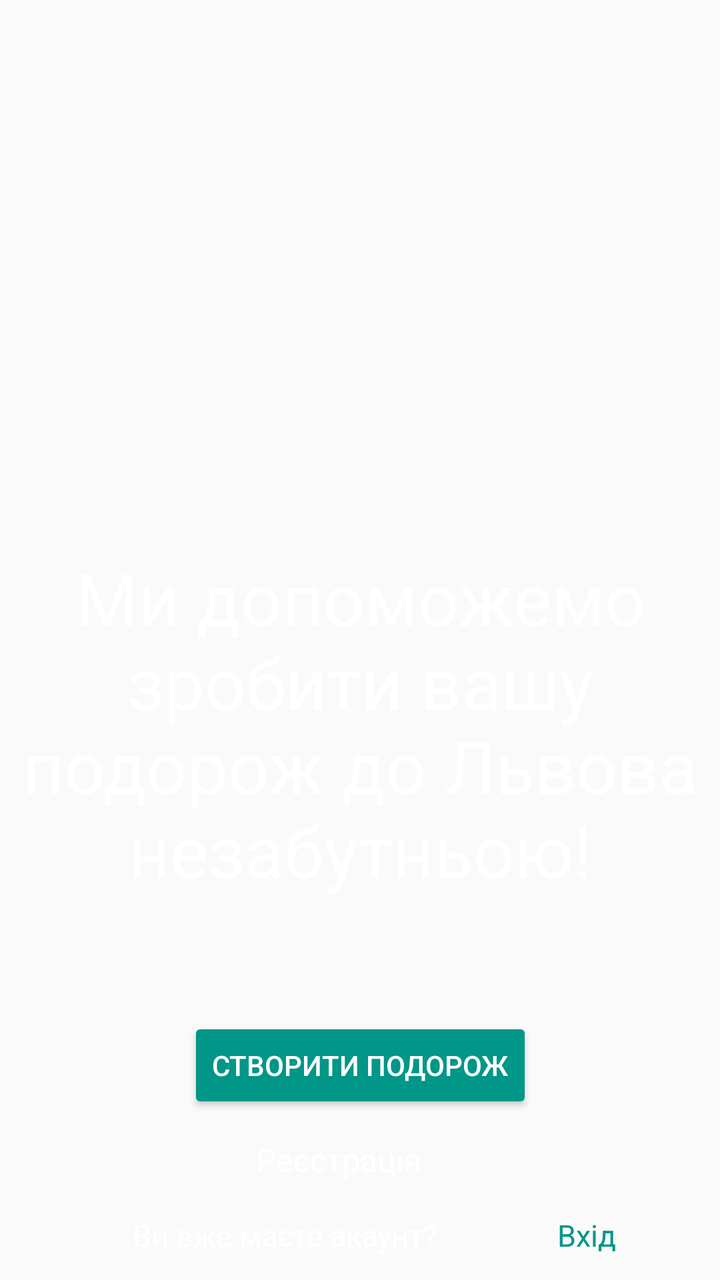
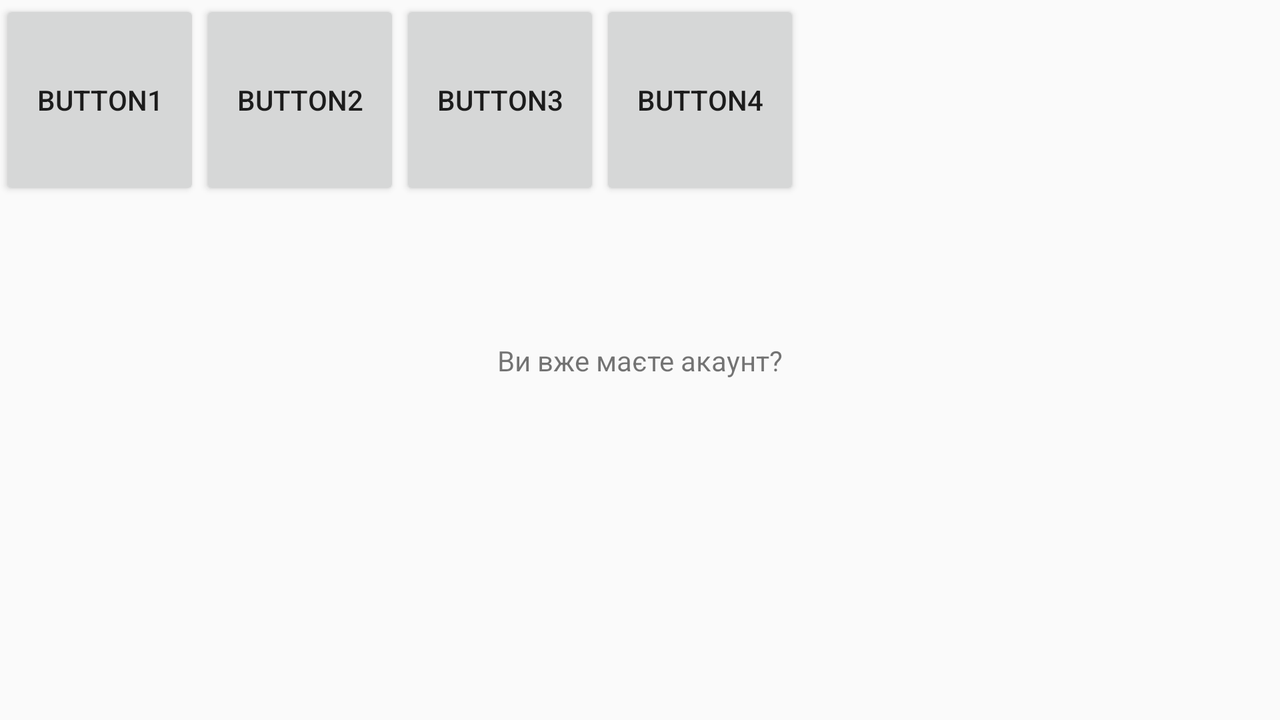

The same Android screen from two of the app's own layout files: first res/layout/ as a phone draws it, then the repository's variant for another configuration, drawn on a device whose configuration selects that folder. Both files follow.
<!-- AndroidManifest.xml: application theme AppTheme -->
<!-- res/layout/main.xml -->
<?xml version="1.0" encoding="utf-8"?>
<android.support.constraint.ConstraintLayout xmlns:android="http://schemas.android.com/apk/res/android"

    xmlns:app="http://schemas.android.com/apk/res-auto"
    xmlns:tools="http://schemas.android.com/tools"
    android:layout_width="match_parent"
    android:layout_height="match_parent"
    android:background="@drawable/background_2"
    tools:context="com.fedyushko.lilia.p0031_firstprogect.MainActivity">



    <RelativeLayout
        android:id="@+id/linearLayout1"
        android:layout_width="128dp"
        android:layout_height="wrap_content"

        android:orientation="vertical"
        tools:layout_editor_absoluteY="0dp"
        tools:layout_editor_absoluteX="8dp">


    </RelativeLayout>

    <Button
        android:id="@+id/button1"
        style="@style/Widget.AppCompat.Button.Colored"
        android:layout_width="wrap_content"
        android:layout_height="wrap_content"
        android:text="@string/txt_for_button"
        app:layout_constraintBottom_toBottomOf="parent"
        app:layout_constraintLeft_toLeftOf="parent"
        app:layout_constraintRight_toRightOf="parent"
        app:layout_constraintTop_toTopOf="parent"
        app:layout_constraintVertical_bias="0.859"
        />

    <TextView
        android:id="@+id/myText"
        style="@android:style/Widget.DeviceDefault.Light.TextView"
        android:layout_width="wrap_content"

        android:layout_height="wrap_content"
        android:text="@string/txt1"
        android:textColor="@android:color/background_light"
        android:textSize="15sp"
        app:layout_constraintBottom_toBottomOf="parent"
        app:layout_constraintHorizontal_bias="0.320"
        app:layout_constraintLeft_toLeftOf="parent"
        app:layout_constraintRight_toRightOf="parent"
        app:layout_constraintTop_toTopOf="parent"
        app:layout_constraintVertical_bias="0.98" />

    <TextView
        android:id="@+id/myText2"
        android:layout_width="wrap_content"
        android:layout_height="wrap_content"
        android:ems="10"
        android:text="@string/motto"
        android:textAlignment="center"
        android:textColor="@android:color/background_light"
        android:textSize="36sp"
        app:layout_constraintBottom_toBottomOf="parent"
        app:layout_constraintHorizontal_bias="0.442"
        app:layout_constraintLeft_toLeftOf="parent"
        app:layout_constraintRight_toRightOf="parent"
        app:layout_constraintTop_toTopOf="parent"
        app:layout_constraintVertical_bias="0.59" />

    <TextView
        android:id="@+id/myText3"
        android:layout_width="wrap_content"
        android:layout_height="wrap_content"
        android:ems="10"
        android:text="@string/action_sign_in"
        android:textColor="@color/accent_material_light"
        android:textSize="15sp"
        app:layout_constraintBottom_toBottomOf="parent"
        app:layout_constraintHorizontal_bias="1.52"
        app:layout_constraintLeft_toLeftOf="parent"
        app:layout_constraintRight_toRightOf="parent"
        app:layout_constraintTop_toTopOf="parent"
        app:layout_constraintVertical_bias="0.98"
        android:clickable="true"/>

    <TextView
        android:id="@+id/myText4"
        android:layout_width="wrap_content"
        android:layout_height="wrap_content"
        android:text="@string/action_regestration"
        android:textAlignment="center"
        android:textColor="@android:color/background_light"
        android:textSize="16sp"
        app:layout_constraintBottom_toBottomOf="parent"
        app:layout_constraintHorizontal_bias="0.46"
        app:layout_constraintLeft_toLeftOf="parent"
        app:layout_constraintRight_toRightOf="parent"
        app:layout_constraintTop_toTopOf="parent"
        app:layout_constraintVertical_bias="0.92"
        android:clickable="true"/>


</android.support.constraint.ConstraintLayout>
<!-- resources referenced by this layout -->
<resources>
  <color name="accent_material_light">#009688</color>
  <string name="action_regestration">Реєстрація</string>
  <string name="action_sign_in">Вхід</string>
  <string name="motto">Ми допоможемо зробити вашу подорож до Львова незабутньою!</string>
  <string name="txt1">Ви вже маєте акаунт?</string>
  <string name="txt_for_button">Створити подорож</string>
  <style name="AppTheme" parent="Theme.AppCompat.Light.NoActionBar">
          
          <item name="windowActionBar">false</item>
          <item name="windowNoTitle">true</item>
          <item name="colorPrimary">@color/primary_material_light</item>
          <item name="colorPrimaryDark">@color/primary_dark_material_light</item>
          <item name="colorAccent">@color/accent_material_light</item>
  
      </style>
  <color name="primary_material_light">#f5f5f5</color>
</resources>
<!-- res/layout-land/main.xml (the repository's variant of the layout above) -->
<!-- drawn on the phone turned sideways -->
<?xml version="1.0" encoding="utf-8"?>
<android.support.constraint.ConstraintLayout xmlns:android="http://schemas.android.com/apk/res/android"
    xmlns:app="http://schemas.android.com/apk/res-auto"
    xmlns:tools="http://schemas.android.com/tools"
    android:layout_width="match_parent"
    android:layout_height="match_parent"
    tools:context="com.fedyushko.lilia.p0031_firstprogect.MainActivity">


    <LinearLayout
        android:id="@+id/linearLayout1"
        android:layout_width="576dp"
        android:layout_height="wrap_content"
        android:orientation="horizontal"
        tools:layout_editor_absoluteY="0dp"
        tools:layout_editor_absoluteX="8dp">
        <Button
            android:id="@+id/button1"
            android:layout_width="100dp"
            android:layout_height="100dp"
            android:text="Button1">
        </Button>
        <Button
            android:id="@+id/button2"
            android:layout_width="100dp"
            android:layout_height="100dp"
            android:text="Button2">
        </Button>
        <Button
            android:id="@+id/button3"
            android:layout_width="100dp"
            android:layout_height="100dp"
            android:text="Button3">
        </Button>
        <Button
            android:id="@+id/button4"
            android:layout_width="100dp"
            android:layout_height="100dp"
            android:text="Button4">
        </Button>
    </LinearLayout>

    <TextView
        android:layout_width="wrap_content"
        android:layout_height="wrap_content"
        android:text="@string/txt1"
        android:id="@+id/myText"
        app:layout_constraintBottom_toBottomOf="parent"
        app:layout_constraintLeft_toLeftOf="parent"
        app:layout_constraintRight_toRightOf="parent"
        app:layout_constraintTop_toTopOf="parent" />



</android.support.constraint.ConstraintLayout>
<!-- resources referenced by the variant -->
<!-- as the phone turned sideways resolves them -->
<resources>
  <string name="txt1">Ви вже маєте акаунт?</string>
  <style name="AppTheme" parent="Theme.AppCompat.Light.NoActionBar">
          
          <item name="windowActionBar">false</item>
          <item name="windowNoTitle">true</item>
          <item name="colorPrimary">@color/primary_material_light</item>
          <item name="colorPrimaryDark">@color/primary_dark_material_light</item>
          <item name="colorAccent">@color/accent_material_light</item>
  
      </style>
  <color name="primary_material_light">#f5f5f5</color>
  <color name="accent_material_light">#009688</color>
</resources>
